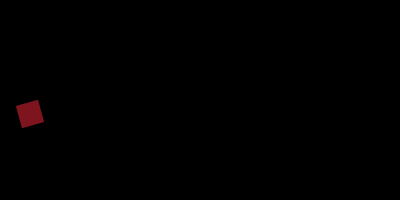
Frame 1 (no input)
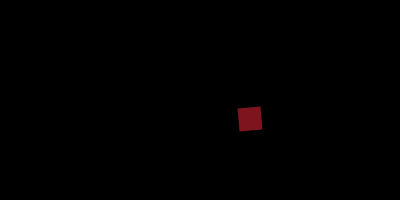
Frame 60 (no input)
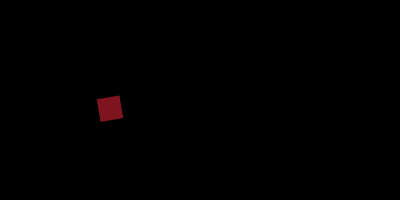
Frame 120 (the mouse pressed at the canvas centre since frame 60)

The p5.js sketch that drew these frames (run headless with seeded random() and noise() and a simulated clock; from frame 60 on, the mouse is pressed at the canvas centre):

// p5.js sketch
// ── sketch.js
let coords = [];

function setup() {
  createCanvas(400, 200);
  
  for (let x=20; x<=width-20; x+=10) {
    let y = height / 2 + 100 * (0.5-noise(x*0.05));
    let r = PI * random(-1,1);
    coords.push([x, y, r]);
  }

  frameRate(20)
}

function draw() {
  background(0);

  fill(125,20,30);
  stroke(0);
  strokeWeight(2);
  rectMode(CENTER)

  coord = coords[frameCount % coords.length];
  let x = coord[0];
  let y = coord[1];
  let r = coord[2];
  
  console.log(x, y, r)
  push()
  translate(x, y)
  rotate(r)
  rect(0, 0, 25, 25)
  pop();
}
